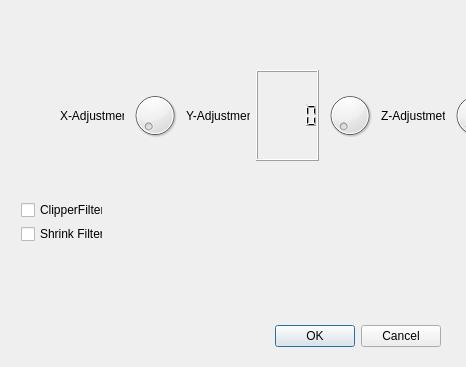
<?xml version="1.0" encoding="UTF-8"?>
<ui version="4.0">
 <class>Filters</class>
 <widget class="QDialog" name="Filters">
  <property name="geometry">
   <rect>
    <x>0</x>
    <y>0</y>
    <width>466</width>
    <height>367</height>
   </rect>
  </property>
  <property name="windowTitle">
   <string>Dialog</string>
  </property>
  <widget class="QDialogButtonBox" name="buttonBox">
   <property name="geometry">
    <rect>
     <x>100</x>
     <y>320</y>
     <width>341</width>
     <height>32</height>
    </rect>
   </property>
   <property name="orientation">
    <enum>Qt::Horizontal</enum>
   </property>
   <property name="standardButtons">
    <set>QDialogButtonBox::Cancel|QDialogButtonBox::Ok</set>
   </property>
  </widget>
  <widget class="QWidget" name="horizontalLayoutWidget">
   <property name="geometry">
    <rect>
     <x>60</x>
     <y>70</y>
     <width>441</width>
     <height>91</height>
    </rect>
   </property>
   <layout class="QHBoxLayout" name="horizontalLayout_2">
    <item>
     <widget class="QLabel" name="label">
      <property name="text">
       <string>X-Adjustment</string>
      </property>
     </widget>
    </item>
    <item>
     <widget class="QDial" name="X">
      <property name="maximumSize">
       <size>
        <width>61</width>
        <height>51</height>
       </size>
      </property>
     </widget>
    </item>
    <item>
     <widget class="QLabel" name="label_2">
      <property name="text">
       <string>Y-Adjustment</string>
      </property>
     </widget>
    </item>
    <item>
     <widget class="QLCDNumber" name="lcdNumber"/>
    </item>
    <item>
     <widget class="QDial" name="Y">
      <property name="maximumSize">
       <size>
        <width>61</width>
        <height>51</height>
       </size>
      </property>
     </widget>
    </item>
    <item>
     <widget class="QLabel" name="label_3">
      <property name="text">
       <string>Z-Adjustmet</string>
      </property>
     </widget>
    </item>
    <item>
     <widget class="QDial" name="Z">
      <property name="maximumSize">
       <size>
        <width>50</width>
        <height>51</height>
       </size>
      </property>
     </widget>
    </item>
   </layout>
  </widget>
  <widget class="QWidget" name="">
   <property name="geometry">
    <rect>
     <x>21</x>
     <y>201</y>
     <width>82</width>
     <height>42</height>
    </rect>
   </property>
   <layout class="QVBoxLayout" name="verticalLayout">
    <item>
     <widget class="QCheckBox" name="Clipper_Filter">
      <property name="text">
       <string>ClipperFilter</string>
      </property>
     </widget>
    </item>
    <item>
     <widget class="QCheckBox" name="Shrink_Filter">
      <property name="text">
       <string>Shrink Filter</string>
      </property>
     </widget>
    </item>
   </layout>
  </widget>
 </widget>
 <resources/>
 <connections>
  <connection>
   <sender>buttonBox</sender>
   <signal>accepted()</signal>
   <receiver>Filters</receiver>
   <slot>accept()</slot>
   <hints>
    <hint type="sourcelabel">
     <x>318</x>
     <y>334</y>
    </hint>
    <hint type="destinationlabel">
     <x>157</x>
     <y>274</y>
    </hint>
   </hints>
  </connection>
  <connection>
   <sender>buttonBox</sender>
   <signal>rejected()</signal>
   <receiver>Filters</receiver>
   <slot>reject()</slot>
   <hints>
    <hint type="sourcelabel">
     <x>386</x>
     <y>340</y>
    </hint>
    <hint type="destinationlabel">
     <x>286</x>
     <y>274</y>
    </hint>
   </hints>
  </connection>
  <connection>
   <sender>X</sender>
   <signal>valueChanged(int)</signal>
   <receiver>lcdNumber</receiver>
   <slot>display(int)</slot>
   <hints>
    <hint type="sourcelabel">
     <x>154</x>
     <y>119</y>
    </hint>
    <hint type="destinationlabel">
     <x>281</x>
     <y>239</y>
    </hint>
   </hints>
  </connection>
  <connection>
   <sender>Y</sender>
   <signal>valueChanged(int)</signal>
   <receiver>lcdNumber</receiver>
   <slot>display(int)</slot>
   <hints>
    <hint type="sourcelabel">
     <x>287</x>
     <y>119</y>
    </hint>
    <hint type="destinationlabel">
     <x>265</x>
     <y>225</y>
    </hint>
   </hints>
  </connection>
  <connection>
   <sender>Z</sender>
   <signal>valueChanged(int)</signal>
   <receiver>lcdNumber</receiver>
   <slot>display(int)</slot>
   <hints>
    <hint type="sourcelabel">
     <x>410</x>
     <y>123</y>
    </hint>
    <hint type="destinationlabel">
     <x>291</x>
     <y>225</y>
    </hint>
   </hints>
  </connection>
 </connections>
</ui>
